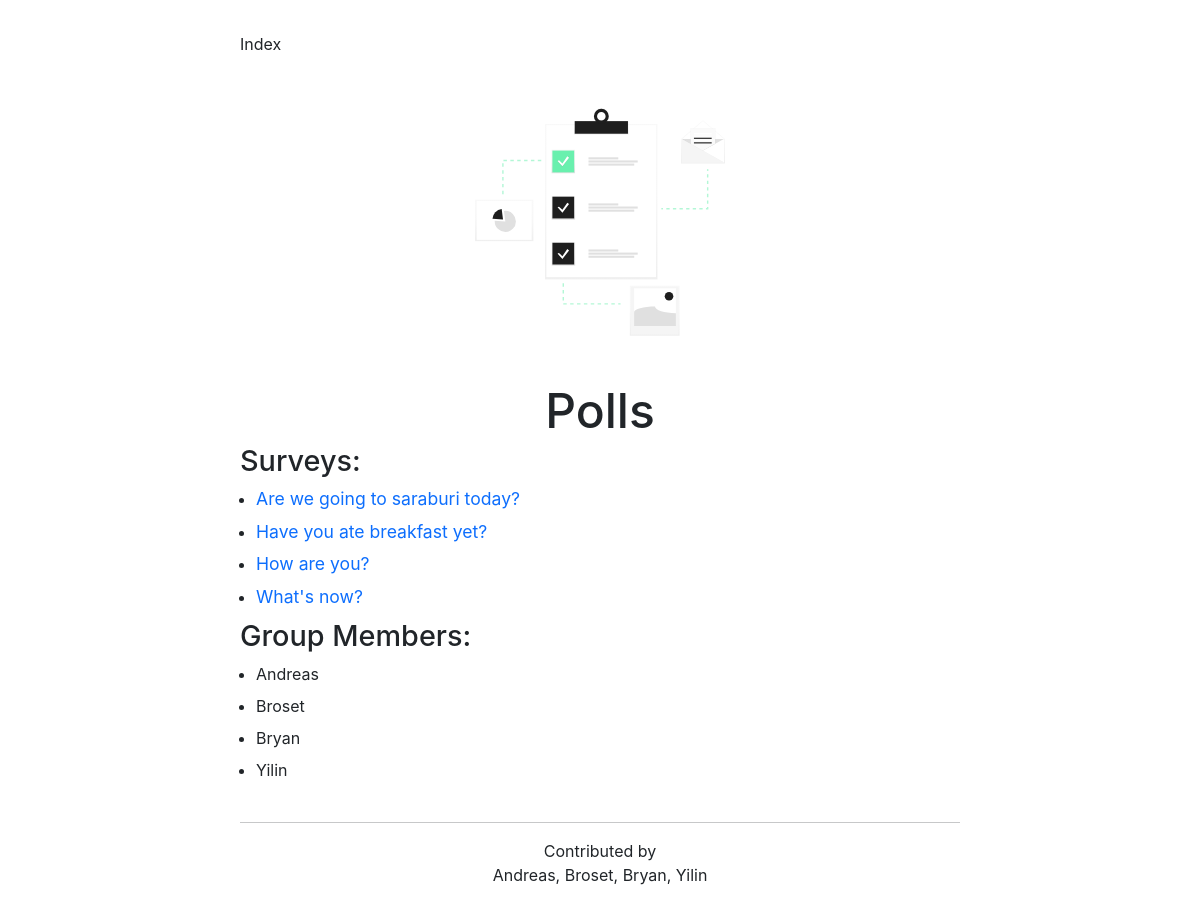
Screenshot of /polls/ with the database file from the repository.
### polls/models.py (models this page shows, shortened)
class Question(models.Model):
    question_text = models.CharField(max_length=200)
    pub_date = models.DateTimeField('date published')

### polls/views.py (the view)
# urls.py: path('', views.IndexView.as_view(), name='index'),
class IndexView(generic.ListView):
    template_name = 'polls/index.html'
    context_object_name = 'latest_question_list'
    def get_queryset(self):
        return Question.objects.order_by('-pub_date')[:5]

### polls/templates/polls/index.html (shortened to what this page needs)
{% extends "polls/base.html" %}
{% block mainbody %}
{% if latest_question_list %}
	<h2> Surveys: </h2>
	<ul>
		{% for question in latest_question_list %}
		<li><a href="{% url 'polls:detail' question.id %}">{{ question.question_text }}</a></li>
		{% endfor %}
	</ul>
	{% else %}
		<p> No polls are available here. </p>
	{% endif %}
	<h2 class="mt-1"> Group Members: </h2>
	<ul>
		<li> Andreas </li>
		<li> Broset </li>
		<li> Bryan </li>
		<li> Yilin </li>
	</ul>
{% endblock %}

### polls/static/polls/style.css (style rules this page uses)
:root { -moz-tab-size: 4; -o-tab-size: 4; tab-size: 4; }
html { line-height: 1.15; -webkit-text-size-adjust: 100%; }
html { -webkit-font-smoothing: antialiased; -moz-osx-font-smoothing: grayscale; }
body { font-family: Inter, ui-sans-serif, system-ui, -apple-system, BlinkMacSystemFont, Segoe UI, Roboto, Helvetica Neue, Arial, Noto Sans, sans-serif, Apple Color Emoji, Segoe UI Emoji, Segoe UI Symbol, Noto Color Emoji; margin: 2em 2em 2em 2em; background-color: #FFF; }
h2 { font-size: 1.8rem; line-height: 2.25rem; }
ul, li { margin: 0em 0em 0.5em 0.5em; padding: 0; }
a { font-size: 1.1rem; line-height: 1.55rem; text-decoration: inherit; }
@media (min-width: 1024px) { body { margin: 2em 20vw 2em 20vw; } }

### rows the page displays
Question: question_text "Are we going to saraburi today?"
Question: question_text "Have you ate breakfast yet?"
Question: question_text "How are you?"
Question: question_text "What's now?"
